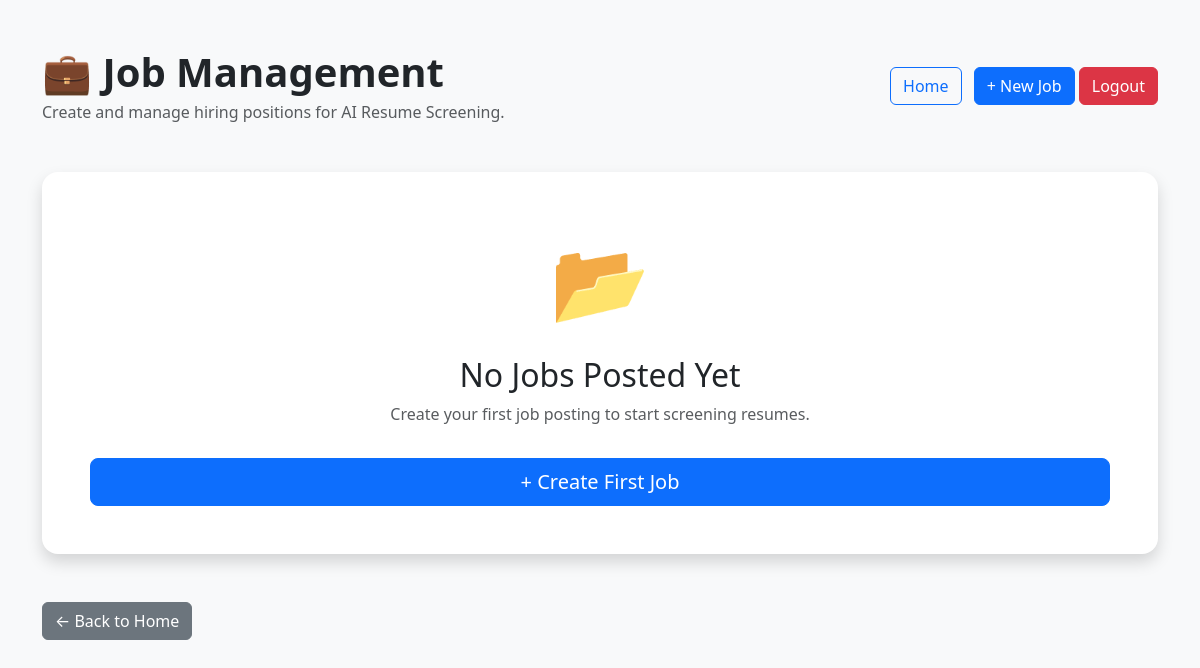
/jobs (signed in), run on an earlier commit of the app's database.
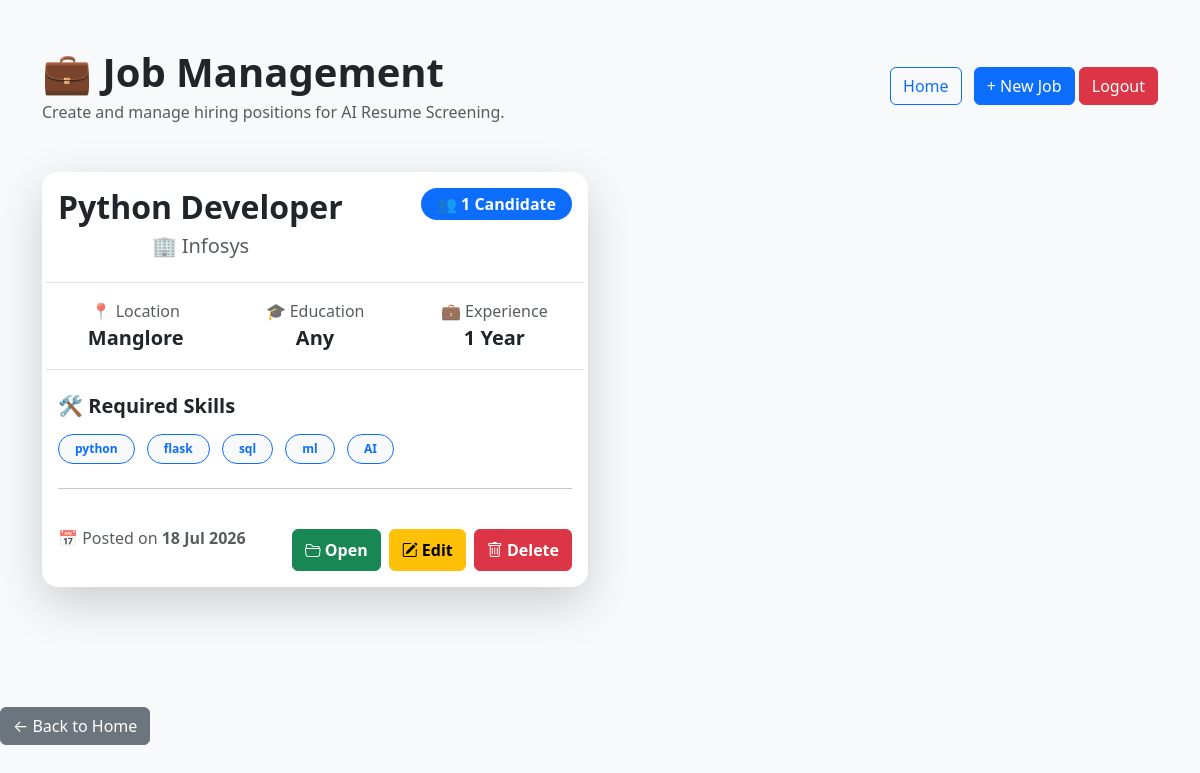
And on a later commit of the database.
### tables this page shows
CREATE TABLE jobs(

        id INTEGER PRIMARY KEY AUTOINCREMENT,

        title TEXT,
        company TEXT,
        location TEXT,
        experience INTEGER,
        education TEXT,
        required_skills TEXT,
        job_description TEXT,
        created_date TEXT
    );

### app.py (the view)
@app.route("/jobs")
def jobs():
    if not session.get("logged_in"):
        return redirect("/login")
    rows = get_all_jobs()
    jobs = []
    for row in rows:
        jobs.append({
    "id": row[0],
    "title": row[1],
    "company": row[2],
    "location": row[3],
    "experience": row[4],
    "education": row[5],
    "required_skills": row[6],
    "job_description": row[7],
    "created_date": row[8],
    "candidate_count": get_candidate_count(row[0])
})
    return render_template(
        "jobs.html",
        jobs=jobs
    )

### utils/database.py (called while the page is built)
def get_all_jobs():
    conn = sqlite3.connect(DB_PATH)
    cursor = conn.cursor()
    cursor.execute("""
    SELECT *
    FROM jobs
    ORDER BY id DESC
    """)
    rows = cursor.fetchall()
    conn.close()
    return rows

def get_candidate_count(job_id):
    conn = sqlite3.connect(DB_PATH)
    cursor = conn.cursor()
    cursor.execute("""
        SELECT COUNT(*)
        FROM candidates
        WHERE job_id=?
    """, (job_id,))
    count = cursor.fetchone()[0]
    conn.close()
    return count

### templates/jobs.html (shortened to what this page needs)
<!DOCTYPE html>
<html>
<head>
    <link href="https://cdn.jsdelivr.net/npm/bootstrap@5.3.3/dist/css/bootstrap.min.css" rel="stylesheet">
<link rel="stylesheet"
href="https://cdn.jsdelivr.net/npm/bootstrap-icons@1.11.3/font/bootstrap-icons.min.css">
</head>
<body class="bg-light">
<div class="container py-5">
    <div class="d-flex justify-content-between align-items-center mb-4">
    <div>
        <h1 class="fw-bold mb-1">
            💼 Job Management
        </h1>
        <p class="text-muted mb-0">
            Create and manage hiring positions for AI Resume Screening.
        </p>
    </div>
    <div>
        <a href="/home"
           class="btn btn-outline-primary me-2">
            Home
        </a>
        <button
class="btn btn-primary"
onclick="newJob()">
+ New Job
</button>
        <a href="/logout"
           class="btn btn-danger">
            Logout
        </a>
    </div>
</div>
<br>
    <div class="row">
{% if jobs %}
{% for job in jobs %}
<div class="col-lg-6 mb-4">
<div class="card shadow-lg border-0 rounded-4 h-100">
<div class="card-body">
<div class="d-flex justify-content-between">
<div>
<div class="text-center mb-4">
<h2 class="fw-bold">
{{ job.title }}
</h2>
<h5 class="text-muted">
🏢 {{ job.company }}
</h5>
</div>
</div>
<div class="text-end">
<span class="badge rounded-pill bg-primary px-3 py-2 fs-6">
👥 {{ job.candidate_count }} Candidate{% if job.candidate_count != 1 %}s{% endif %}
</span>
</div>
</div>
<div class="row text-center py-3 border-top border-bottom">
<div class="col">
<div class="text-muted">
📍 Location
</div>
<div class="fw-bold fs-5">
{{ job.location }}
</div>
</div>
<div class="col">
<div class="text-muted">
🎓 Education
</div>
<div class="fw-bold fs-5">
{{ job.education }}
</div>
</div>
<div class="col">
<div class="text-muted">
💼 Experience
</div>
<div class="fw-bold fs-5">
{{ job.experience }} Year
</div>
</div>
</div>
<br>
<h5 class="fw-bold mb-3">
🛠 Required Skills
</h5>
<div class="mb-3">
{% for skill in job.required_skills.split(',') %}
<span class="badge rounded-pill bg-light text-primary border border-primary px-3 py-2 me-2 mb-2">
{{ skill.strip() }}
</span>
{% endfor %}
</div>
<hr>
<div class="d-flex justify-content-between align-items-center">
<div class="text-muted">
📅 Posted on
<b>{{ job.created_date }}</b>
</div>
<div class="mt-4">
    <div class="d-flex gap-2">
        <a href="/job/{{ job.id }}"
           class="btn btn-success flex-fill fw-semibold py-2">
            <i class="bi bi-folder2-open"></i> Open
        </a>
       <button
    class="btn btn-warning flex-fill fw-semibold py-2"
    onclick="editJob({{ job.id }})">
    <i class="bi bi-pencil-square"></i> Edit
</button>
        <a href="/delete_job/{{ job.id }}"
           class="btn btn-danger flex-fill fw-semibold py-2"
           onclick="return confirm('Delete this job?')">
            <i class="bi bi-trash"></i> Delete
        </a>
    </div>
</div>
</div>
</div>
</div>
</div>
</div>
</div>
{% endfor %}
{% else %}
<div class="col-12">
<div class="card shadow border-0 rounded-4 p-5 text-center">
<div style="font-size:80px;">
📂
</div>
<h2 class="mt-3">
No Jobs Posted Yet
</h2>
<p class="text-muted">
Create your first job posting to start screening resumes.
</p>
<button
class="btn btn-primary btn-lg mt-3"
data-bs-toggle="modal"
data-bs-target="#jobModal">
+ Create First Job
</button>
</div>
</div>
{% endif %}
</div>
<br><br>
    <a href="/home" class="btn btn-secondary mb-3">
← Back to Home
</a>
    </div>
</body>
</html>

### templates/jobs.html (style rules this page uses)
.card { transition:0.3s ease; }

What changed in the data, as far as the page shows it:
added jobs: title "Python Developer", company "Infosys", candidate_count "1", location "Manglore", education "Any", experience "1", strip "python" "flask" "sql" "ml" "AI", created_date "18 Jul 2026"
Also different on the page:
text no longer shown: "📂 No Jobs Posted Yet Create your first job posting to start screening resumes. + Create First Job"
